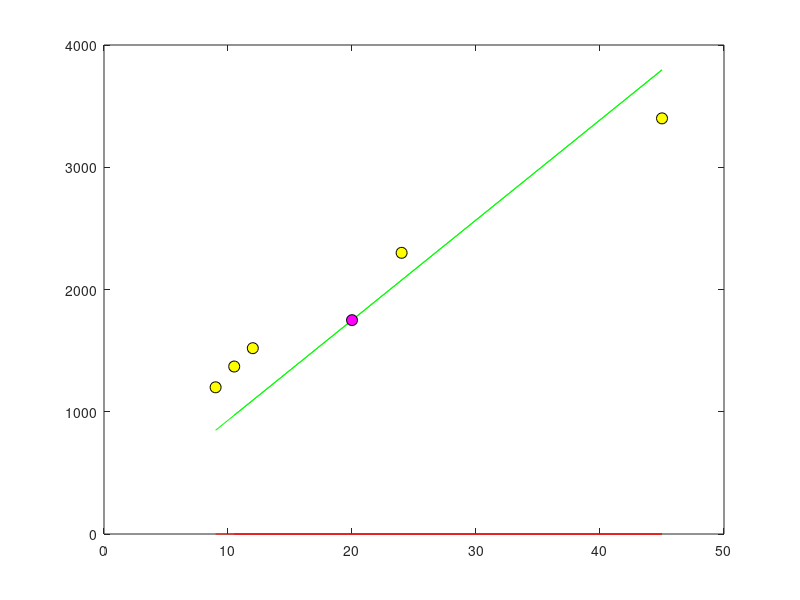
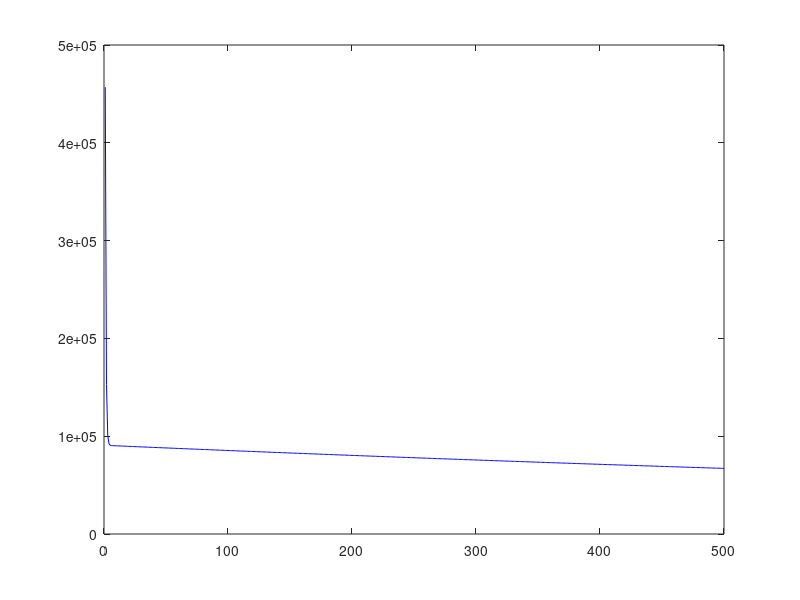

Write the MATLAB code that produced these figures, in order.
% code for linear regression

close all % close windows
clear all % clear variables

% there are usually validating data and training data, for now they will be the same
% data input, data training: divided into two groups
% ; is to avoid dispaly in console, not an error

x = [9, 12, 24, 45, 10.5]; % areas % this data must be normalized (fixed to be near each other) in order to avoid errors
y = [1200, 1520, 2300, 3400, 1370]; % cost (100k), known correct output

figure(1)
plot(x, y, 'ok', 'MarkerFaceColor', 'y', 'MarkerSize', 8) 
hold on % draw on past plots without clearing, until a hold off

% initial parameters

a0 = 0; 
a1 = 0;
beta = 0.001;
iterMax = 500;

% size of training data
m = numel(x);
iter = 1;

% hypothesis: vector result called h
h = a0 + a1*x;
% if you dont plut markers, it will be plotted as line
plot(x, h, 'r');

% sum sums all vector elements
% . for element by element operation
J = (1/(2*m))*sum(((h - y).^2));
conv = [];

while(iter <= iterMax)
  a0 = a0 - beta*(1/m)*sum(h - y);
  a1 = a1 - beta*(1/m)*sum((h - y).* x);
  h = a0 + a1*x;
  %plot(x, h, 'g')
  %pause(1)
  J = (1/(2*m))*sum(((h - y).^2));
  conv(iter) = J;  % conv[iter]
  iter = iter + 1;
end

figure(1)
plot(x, h, 'g')
figure(2)
plot(conv, 'b')
J
a0
a1

input_data = 20; % must be normalized as well
output_h = a0 + a1*input_data
figure(1)
plot(input_data, output_h, 'ok', 'MarkerFaceColor', 'm', 'MarkerSize', 8) 